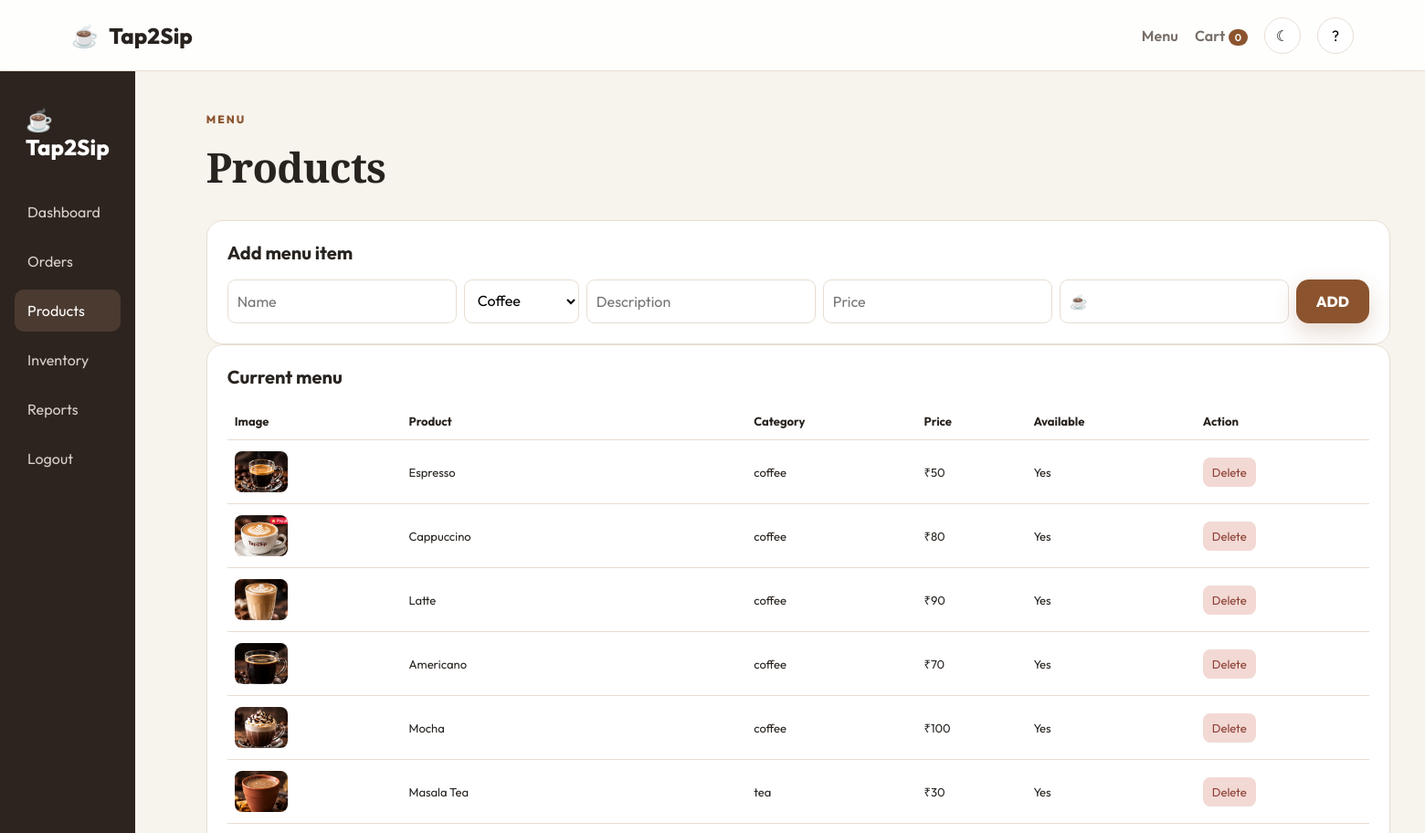
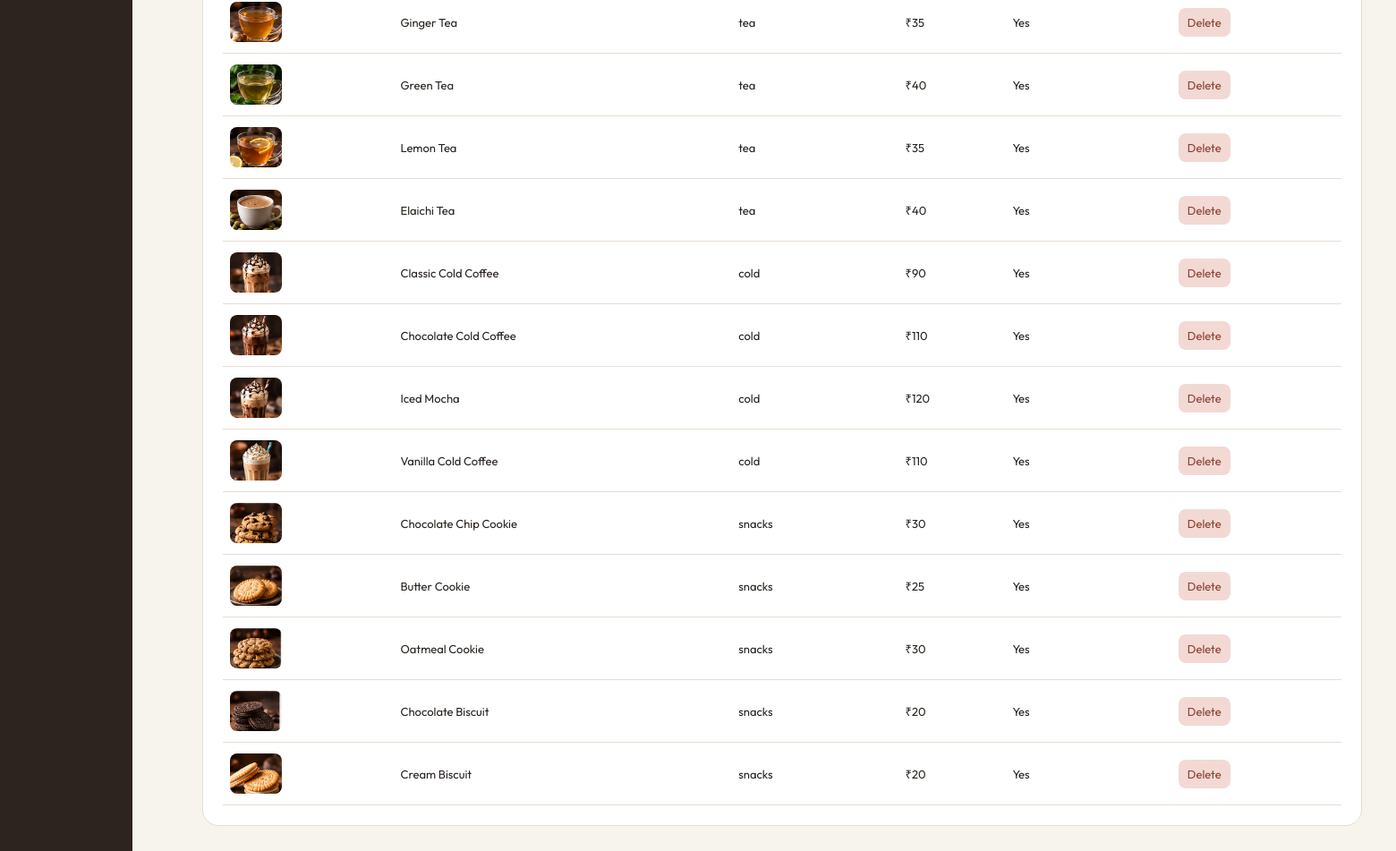
/admin/products (signed in), run on the app's committed database (2 pictures, top to bottom).
### tables this page shows
CREATE TABLE products(
        id INTEGER PRIMARY KEY AUTOINCREMENT,
        name TEXT NOT NULL,
        category TEXT NOT NULL,
        description TEXT,
        price REAL NOT NULL,
        emoji TEXT DEFAULT '☕',
        available INTEGER DEFAULT 1
    );

### app.py (the view)
@app.route("/admin/products")
def admin_products():
    if not admin_required(): return redirect(url_for("admin_login"))
    return render_template("admin/products.html",products=get_products())

### app.py (called while the page is built)
def get_db():
    db = sqlite3.connect(DB_PATH)
    db.row_factory = sqlite3.Row
    return db

def product_image(name):
    return PRODUCT_IMAGES.get(name, "placeholder.jpg")

@app.template_global("product_image")
def product_image_url(name):
    return url_for("static", filename="img/products/" + product_image(name))

def get_products():
    return get_db().execute("SELECT * FROM products ORDER BY CASE category WHEN 'coffee' THEN 1 WHEN 'tea' THEN 2 WHEN 'cold' THEN 3 WHEN 'snacks' THEN 4 ELSE 5 END, id").fetchall()

@app.context_processor
def inject_globals():
    return {"cart_count": sum(i.get("quantity",1) for i in session.get("cart", []))}

def admin_required():
    return session.get("admin") is True

### templates/admin/products.html
{% extends "base.html" %}{% block title %}Tap2Sip | Products{% endblock %}
{% block content %}<div class="admin-shell"><aside class="sidebar"><div class="brand">☕ Tap2Sip</div><a href="{{url_for('admin_dashboard')}}">Dashboard</a><a href="{{url_for('admin_orders')}}">Orders</a><a class="active" href="{{url_for('admin_products')}}">Products</a><a href="{{url_for('admin_inventory')}}">Inventory</a><a href="{{url_for('admin_reports')}}">Reports</a><a href="{{url_for('admin_logout')}}">Logout</a></aside><section class="admin-main"><div class="admin-head"><div><div class="eyebrow">MENU</div><h1>Products</h1></div></div>
<div class="panel"><h2>Add menu item</h2><form class="inline-form" method="post" action="{{url_for('admin_product_save')}}"><input name="name" placeholder="Name" required><select name="category"><option value="coffee">Coffee</option><option value="tea">Tea</option><option value="cold">Cold Coffee</option><option value="snacks">Snacks</option></select><input name="description" placeholder="Description"><input name="price" type="number" step="0.01" placeholder="Price" required><input name="emoji" value="☕" placeholder="Emoji"><input type="hidden" name="available" value="1"><button class="primary-btn">ADD</button></form></div>
<div class="panel"><h2>Current menu</h2><table><tr><th>Image</th><th>Product</th><th>Category</th><th>Price</th><th>Available</th><th>Action</th></tr>{% for p in products %}<tr><td><img class="admin-product-thumb" src="{{ product_image(p.name) }}" alt="{{p.name}}"></td><td>{{p.name}}</td><td>{{p.category}}</td><td>₹{{'%.0f'|format(p.price)}}</td><td>{{'Yes' if p.available else 'No'}}</td><td><form method="post" action="{{url_for('admin_product_delete',pid=p.id)}}" onsubmit="return confirm('Delete this product?')"><button class="danger-btn">Delete</button></form></td></tr>{% endfor %}</table></div></section></div>{% endblock %}

### static/css/style.css (style rules this page uses)
:root { --bg:#f7f3ed;--surface:#fff;--text:#28231f;--muted:#776f68;--accent:#8b542e;--accent2:#dcae78;--line:#e7ddd2;--shadow:0 18px 45px rgba(66,42,24,.10) }
* { box-sizing:border-box }
body { margin:0;background:var(--bg);color:var(--text);font-family:"Outfit",sans-serif }
a { text-decoration:none;color:inherit }
button,input,select,textarea { font:inherit }
.brand { font-size:24px;font-weight:800;letter-spacing:-.7px }
.eyebrow { font-size:12px;letter-spacing:2px;font-weight:800;color:var(--accent);margin-bottom:14px }
.primary-btn,.secondary-btn { display:inline-flex;align-items:center;justify-content:center;border:0;border-radius:14px;padding:14px 22px;font-weight:800;cursor:pointer;transition:.2s }
.primary-btn { background:var(--accent);color:white;box-shadow:0 10px 25px rgba(139,84,46,.22) }
.admin-shell { display:flex;min-height:calc(100vh - 78px) }
.sidebar { width:230px;background:#2d241f;color:white;padding:28px 16px;display:flex;flex-direction:column;gap:8px }
.sidebar .brand { padding:10px 12px 25px }
.sidebar a { padding:13px 14px;border-radius:10px;color:#d9d0ca }
.sidebar a:hover,.sidebar a.active { background:#4b3a30;color:white }
.admin-main { flex:1;padding:45px 5vw }
.admin-head { display:flex;justify-content:space-between;align-items:center;margin-bottom:28px }
.admin-head h1 { font-family:"Playfair Display",serif;font-size:45px;margin:0 }
.stat,.panel,.inventory-card { background:var(--surface);border:1px solid var(--line);border-radius:18px;padding:22px }
.panel h2 { font-size:20px;margin-top:0 }
.panel table { width:100%;border-collapse:collapse }
.panel th,.panel td { text-align:left;padding:12px 8px;border-bottom:1px solid var(--line);font-size:13px }
.inline-form { display:grid;grid-template-columns:1.1fr 1fr 1.5fr .7fr .5fr auto;gap:8px }
.inline-form input,.inline-form select,.admin-main select { border:1px solid var(--line);border-radius:9px;padding:10px;background:var(--surface) }
.danger-btn { border:0;background:#f2d9d4;color:#8d3f34;padding:8px 10px;border-radius:8px;cursor:pointer }
.admin-product-thumb { width:58px;height:45px;object-fit:cover;border-radius:8px;display:block }
.brand,.topbar nav>a,.primary-btn,.secondary-btn,.pay-card h2,.product-info h3,.category-card h3,.summary .total { letter-spacing:.1px }
.hero h1,.page-head h1,.section h2,.page-head h2,.custom-card h2,.success-head h1,.admin-head h1,.admin-login h1 { letter-spacing:-.8px }

### data on the page
products: shows a picture, name "Espresso", category "coffee", price "50", available "Yes"
products: shows a picture, name "Cappuccino", category "coffee", price "80", available "Yes"
products: shows a picture, name "Latte", category "coffee", price "90", available "Yes"
products: shows a picture, name "Americano", category "coffee", price "70", available "Yes"
products: shows a picture, name "Mocha", category "coffee", price "100", available "Yes"
products: shows a picture, name "Masala Tea", category "tea", price "30", available "Yes"
products: shows a picture, name "Ginger Tea", category "tea", price "35", available "Yes"
products: shows a picture, name "Green Tea", category "tea", price "40", available "Yes"
products: shows a picture, name "Lemon Tea", category "tea", price "35", available "Yes"
products: shows a picture, name "Elaichi Tea", category "tea", price "40", available "Yes"
products: shows a picture, name "Classic Cold Coffee", category "cold", price "90", available "Yes"
products: shows a picture, name "Chocolate Cold Coffee", category "cold", price "110", available "Yes"
products: shows a picture, name "Iced Mocha", category "cold", price "120", available "Yes"
products: shows a picture, name "Vanilla Cold Coffee", category "cold", price "110", available "Yes"
products: shows a picture, name "Chocolate Chip Cookie", category "snacks", price "30", available "Yes"
products: shows a picture, name "Butter Cookie", category "snacks", price "25", available "Yes"
products: shows a picture, name "Oatmeal Cookie", category "snacks", price "30", available "Yes"
products: shows a picture, name "Chocolate Biscuit", category "snacks", price "20", available "Yes"
products: shows a picture, name "Cream Biscuit", category "snacks", price "20", available "Yes"

### other printed values
{{ cart_count }} "0"
